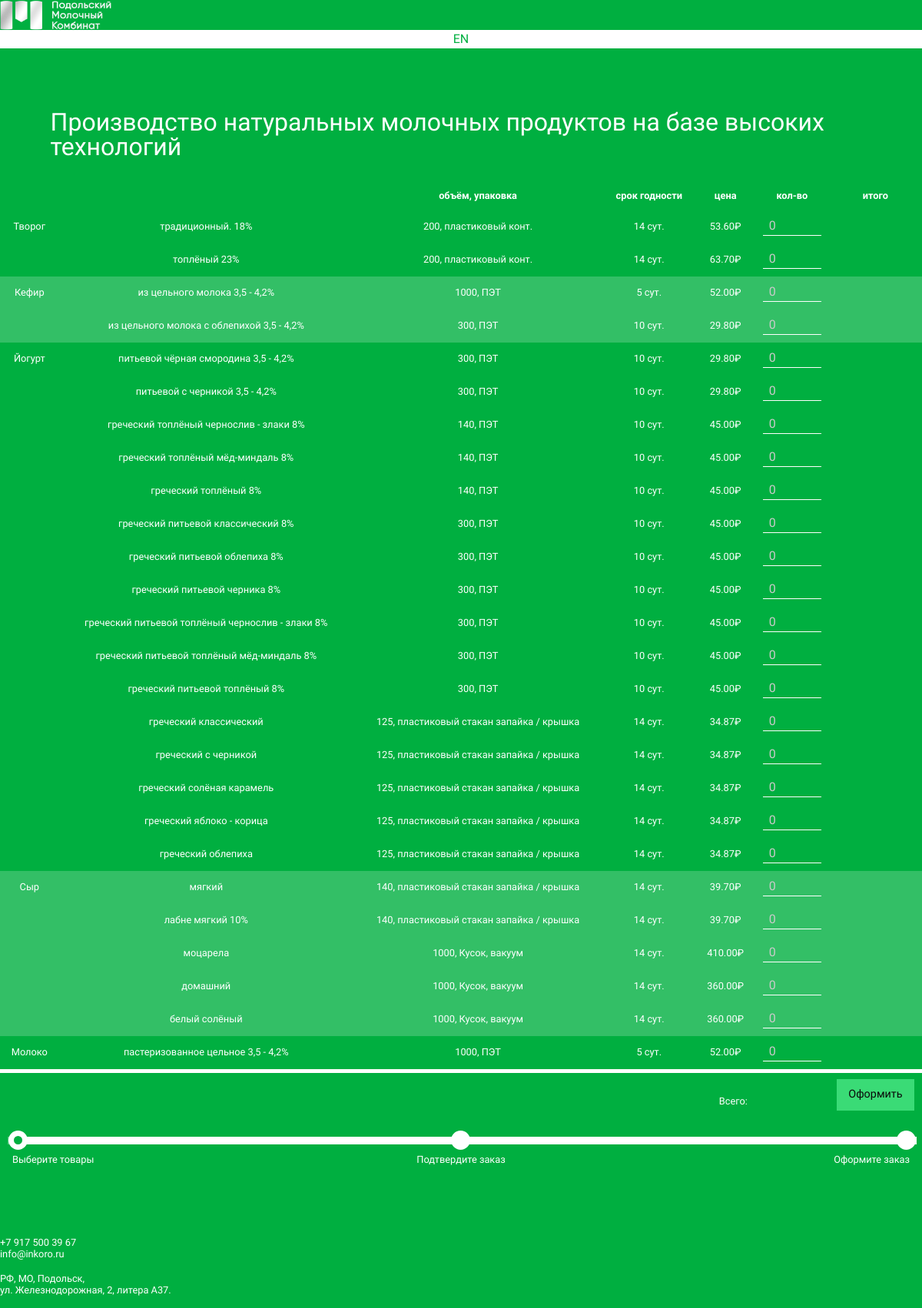
The page / on the database its author committed.
### main/models.py (models this page shows, shortened)
class Product(models.Model):
	CATEGORIES = (
		('1', 'Молоко'),
		('2', 'Сыр'),
		('3', 'Йогурт'),
		('4', 'Кефир'),
		('5', 'Творог'),
	)
	PACKAGING = (
		('1', 'ПЭТ'),
		('2', 'пластиковый конт.'),
		('3', 'пластиковый стакан запайка / крышка'),
		('4', 'Кусок, вакуум'),
	)
	title = models.CharField(max_length=255, verbose_name='Название')
	category = models.CharField(max_length=1, choices=CATEGORIES, verbose_name='Категория')
	volume = models.PositiveIntegerField(verbose_name='Объём/Вес ед. упаковки, мл/гр')
	pack = models.CharField(max_length=1, choices=PACKAGING, verbose_name='Тип упаковки')
	expiration = models.PositiveIntegerField(verbose_name='Срок годности (сут.)')
	price = models.DecimalField(verbose_name='Цена', max_digits=5, decimal_places=2)
	created_at = models.DateTimeField(auto_now_add=True)
	modified_at = models.DateTimeField(auto_now=True)
	class Meta:
		verbose_name='Товар'
		verbose_name_plural='Товары'

### main/views.py (the view)
# urls.py: url(r'^$', index, name="index-view"),
def index(request):
	if request.method == "POST":
		order = Order()
		order.delivery_date = get_nearest_date()
		items = dict(request.POST)
		items.pop('csrfmiddlewaretoken')
		ordered_items = {int(k): int(v[0]) for k, v in items.items() if v[0] }
		order.generate_order_text(ordered_items)
		order.save()
		return HttpResponseRedirect(reverse('order-view', kwargs={'order_id': order.id}))
	else:
		products_raw = Product.objects.order_by('-category')
		products = defaultdict(list)
		for p in products_raw:
			products[p.get_category_display()].append(p)
		return render(request, 'index.html', {'products': dict(products)})

### templates/index.html (shortened to what this page needs)
<!DOCTYPE html>{%load static%}
<html lang="en">
<head>
	<link rel='stylesheet' href='https://cdnjs.cloudflare.com/ajax/libs/foundation/6.2.2/foundation.min.css'/>
	<link rel='stylesheet' href='{% static "css/screen.css" %}'/>
</head>
<body>
	<div class="page_wrapper">
		<div class="row" data-lang="RU" data-valign>
			<div class="column small-12 medium-9 large-8 small-centered">
				<div class="row">
					<div class="column small-9 medium-10 large-11">
						<a href="/"><img src="{% static '/img/logo.png' %}" class="logo" alt="Подольский молочный комбинат"></a>
					</div>
					<div class="column small-3 medium-2 large-1">
						<div class="lang_switch">EN</div>
					</div>
				</div>
				<div class="row">
					<div class="column small-12">
						<p class="lead">Производство <br class="show-for-large-only">натуральных молочных продуктов <br class="show-for-large-only">на базе высоких технологий</p>
					</div>
					{%block content%}
					<div class="column">
						<form action="" method="POST">{%csrf_token%}
							<table>
								<tr>
									<th></th>
									<th></th>
									<th>объём, упаковка</th>
									<th>срок годности</th>
									<th>цена</th>
									<th width="8%">кол-во</th>
									<th width="10%">итого</th>
								</tr>
								{%for cat, titles in products.items %}
									{%for product in titles %}
										<tr {%if forloop.parentloop.counter|divisibleby:2%} class="stripe"{%endif%}>
											<td>{%if forloop.counter == 1%}{{cat}}{%endif%}</td>
											<td>{{product.title}}</td>
											<td>{{product.volume}}, {{product.get_pack_display}}</td>
											<td>{{product.expiration}} сут.</td>
											<td>{{product.price}}₽</td>
											<td><input type="number" min="0" max="100" placeholder="0" name="{{product.id}}" class="product" /></td>
											<td></td>
										</tr>
									{%endfor%}
								{%endfor%}
								<tr class="bordered">
									<td></td>
									<td></td>
									<td></td>
									<td></td>
									<td class="text-right">Всего:</td>
									<td id="total_summ"></td>
									<td><button id="confirm" data-open="order_modal" data-order class="button success">Оформить</button></td>
								</tr>
								<tr>
									<td colspan="7">
										<div class="steps">
											<ul>
												<li>Выберите товары</li>
												<li>Подтвердите заказ</li>
												<li>Оформите заказ</li>
											</ul>
										</div>
									</td>
								</tr>
							</table>
						</form>
					</div>
					{%endblock content%}
				</div>
				<div class="row">
						<div class="column small-5 medium-4 large-3 end">
							<p class="slim">
								<a href="tel:+79175003967">+7 917 500 39 67</a><br>
								<a href="mailto:info@inkoro.ru">info@inkoro.ru</a>
							</p>
						</div>
						<div class="column small-7 medium-5 large-4 end">
							<p class="slim">РФ,&nbsp;МО,&nbsp;Подольск,<br>ул.&nbsp;Железнодорожная,&nbsp;2, литера&nbsp;А37.</p>
						</div>
				</div>
			</div>
		</div>
	</div>
</body>
</html>

### static/css/screen.css (style rules this page uses)
html, body { overflow-x:hidden; }
body { background:#00af40; font-family:'Ubuntu',sans-serif; }
img.logo { width:145px; }
.lead { font-size:2rem; line-height:1; padding-left:4.1rem; margin:80px 0 30px; }
.slim { font-weight:300; line-height:1.2; font-size:.8rem }
.slim a { color:#fff }
.lang_switch { background:#fff; color:#00af40; text-align:center; cursor:pointer; }
[data-valign] { color:#fff; }
table { font-size:.8rem; margin-bottom:80px; }
table tbody tr:nth-child(even) { background:transparent }
table tbody tr.bordered { border-top:5px solid #fff; }
table tbody tr.stripe { background:rgba(255,255,255,.2); }
table input { border:none!important; box-shadow:none!important; background:transparent!important; border-bottom:1px solid #fff!important; color:#fff!important; margin-bottom:0!important; height:25px!important; }
table tr { text-align:center; }
.steps ul { list-style:none; margin:0; width:100%; display:table; position:relative; }
.steps ul:before, .steps ul:after { content:""; position:absolute; width:100%; height:10px; background:#fff }
.steps ul:after { background:rgba(0, 175, 64, .8); width:0; left:0; border:1px solid rgba(255,255,255,.3); }
.steps ul li { display:table-cell; width:33%; position:relative; padding-top:20px; }
.steps ul li:before { content:""; position:absolute; top:-8px; left:50%; margin-left:-12.5px; width:25px; height:25px; background:#fff; border-radius:100%; border:7px solid #fff; z-index: 2 }
.steps ul li:first-child:before { background:#00af40; left:0; margin-left:-4.5px; }
.steps ul li:first-child { text-align:left }
.steps ul li:last-child:before { left:auto; right:0; margin-left:0; margin-right:-8px; }
.steps ul li:last-child { text-align:right }
form { margin-bottom:80px; }

### rows shown on the page
Product: cat "Творог", title "традиционный. 18%", volume "200", pack "пластиковый конт.", expiration "14", price "53.60"
Product: title "топлёный 23%", volume "200", pack "пластиковый конт.", expiration "14", price "63.70"
Product: cat "Кефир", title "из цельного молока 3,5 - 4,2%", volume "1000", pack "ПЭТ", expiration "5", price "52.00"
Product: title "из цельного молока с облепихой 3,5 - 4,2%", volume "300", pack "ПЭТ", expiration "10", price "29.80"
Product: cat "Йогурт", title "питьевой чёрная смородина 3,5 - 4,2%", volume "300", pack "ПЭТ", expiration "10", price "29.80"
Product: title "питьевой с черникой 3,5 - 4,2%", volume "300", pack "ПЭТ", expiration "10", price "29.80"
Product: title "греческий топлёный чернослив - злаки 8%", volume "140", pack "ПЭТ", expiration "10", price "45.00"
Product: title "греческий топлёный мёд-миндаль 8%", volume "140", pack "ПЭТ", expiration "10", price "45.00"
Product: title "греческий топлёный 8%", volume "140", pack "ПЭТ", expiration "10", price "45.00"
Product: title "греческий питьевой классический 8%", volume "300", pack "ПЭТ", expiration "10", price "45.00"
Product: title "греческий питьевой облепиха 8%", volume "300", pack "ПЭТ", expiration "10", price "45.00"
Product: title "греческий питьевой черника 8%", volume "300", pack "ПЭТ", expiration "10", price "45.00"
Product: title "греческий питьевой топлёный чернослив - злаки 8%", volume "300", pack "ПЭТ", expiration "10", price "45.00"
Product: title "греческий питьевой топлёный мёд-миндаль 8%", volume "300", pack "ПЭТ", expiration "10", price "45.00"
Product: title "греческий питьевой топлёный 8%", volume "300", pack "ПЭТ", expiration "10", price "45.00"
Product: title "греческий классический", volume "125", pack "пластиковый стакан запайка / крышка", expiration "14", price "34.87"
Product: title "греческий с черникой", volume "125", pack "пластиковый стакан запайка / крышка", expiration "14", price "34.87"
Product: title "греческий солёная карамель", volume "125", pack "пластиковый стакан запайка / крышка", expiration "14", price "34.87"
Product: title "греческий яблоко - корица", volume "125", pack "пластиковый стакан запайка / крышка", expiration "14", price "34.87"
Product: title "греческий облепиха", volume "125", pack "пластиковый стакан запайка / крышка", expiration "14", price "34.87"
Product: cat "Сыр", title "мягкий", volume "140", pack "пластиковый стакан запайка / крышка", expiration "14", price "39.70"
Product: title "лабне мягкий 10%", volume "140", pack "пластиковый стакан запайка / крышка", expiration "14", price "39.70"
Product: title "моцарела", volume "1000", pack "Кусок, вакуум", expiration "14", price "410.00"
Product: title "домашний", volume "1000", pack "Кусок, вакуум", expiration "14", price "360.00"
Product: title "белый солёный", volume "1000", pack "Кусок, вакуум", expiration "14", price "360.00"
Product: cat "Молоко", title "пастеризованное цельное 3,5 - 4,2%", volume "1000", pack "ПЭТ", expiration "5", price "52.00"
